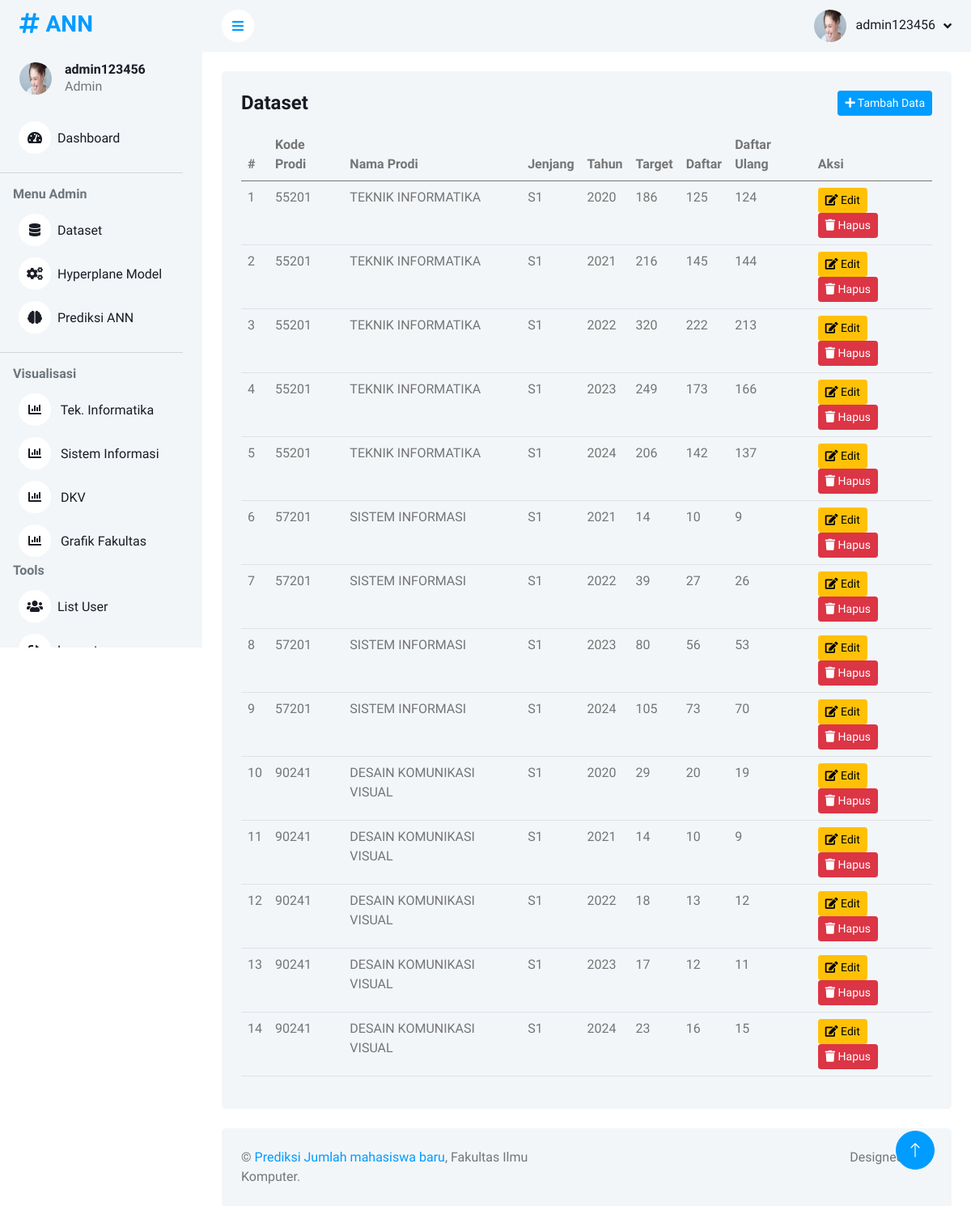
The page /dataset (signed in) on the database its author committed.
### tables this page shows
CREATE TABLE "t_data" (
  "id" integer PRIMARY KEY AUTOINCREMENT,
  "kode_prodi" varchar(10) NOT NULL,
  "nama_prodi" varchar(100) NOT NULL,
  "jenjang" varchar(10) NOT NULL,
  "tahun" year NOT NULL,
  "variabel" json NOT NULL
);

### app/view.py (the view)
        def decorated_function(*args, **kwargs):
            role = get_user_role()
            if role not in allowed_roles:
                flash("Anda tidak memiliki izin untuk mengakses halaman ini!", "danger")
                return redirect(url_for('index'))
            return f(*args, **kwargs)

### app/conf.py (called while the page is built)
def getConnectionDB():
    try:
        conn = sqlite3.connect(DB_PATH, timeout=10)
        return conn
    except Exception as e:
        return f"Kesalahan : {e}"

def get_user_role():
    return session.get('role', 'guest')  # Default ke 'guest' jika belum login

### app/view.py (called while the page is built)
@app.before_request
def check_login():
    allowed_routes = ['signin', 'static']
    if 'username' not in session and request.endpoint not in allowed_routes:
        return redirect(url_for('signin'))

def role_required(allowed_roles):
    def wrapper(f):
        def decorated_function(*args, **kwargs):
            role = get_user_role()
            if role not in allowed_roles:
                flash("Anda tidak memiliki izin untuk mengakses halaman ini!", "danger")
                return redirect(url_for('index'))
            return f(*args, **kwargs)
        decorated_function.__name__ = f.__name__
        return decorated_function
    return wrapper

@app.route('/dataset')
@role_required(['admin'])
def dataset():
    conn = getConnectionDB()
    cursor = conn.cursor()
    cursor.execute("SELECT id, kode_prodi, nama_prodi, jenjang, tahun, variabel FROM t_data ORDER BY kode_prodi, tahun")
    data = cursor.fetchall()
    dataset = []
    for row in data:
        dataset.append({
            'id': row[0],
            'kode_prodi': row[1],
            'nama_prodi': row[2],
            'jenjang': row[3],
            'tahun': row[4],
            'variabel': json.loads(row[5])  # Konversi JSON string ke dict
        })
    conn.close()
    return render_template('dataset.html', dataset=dataset)

### app/templates/dataset.html (shortened to what this page needs)
{% extends 'layouts/layout.html' %}
{% block content %}
<div class="container-fluid pt-4 px-4">
    <div class="row g-4">
        <div class="col-md-12">
            <div class="bg-light rounded h-100 p-4">
                <div class="d-flex justify-content-between align-items-center mb-3">
                    <h4 class="mb-0">Dataset</h4>
                    <a href="{{ url_for('upload_data') }}" class="btn btn-sm btn-primary">
                        <i class="fa fa-plus"></i> Tambah Data
                    </a>
                </div>
                <table class="table table-hover">
                    <thead>
                        <tr>
                            <th>#</th>
                            <th>Kode Prodi</th>
                            <th>Nama Prodi</th>
                            <th>Jenjang</th>
                            <th>Tahun</th>
                            <th>Target</th>
                            <th>Daftar</th>
                            <th>Daftar Ulang</th>
                            <th>Aksi</th>
                        </tr>
                    </thead>
                    <tbody>
                        {% for item in dataset %}
                        <tr>
                            <td>{{ loop.index }}</td>
                            <td>{{ item.kode_prodi }}</td>
                            <td>{{ item.nama_prodi }}</td>
                            <td>{{ item.jenjang }}</td>
                            <td>{{ item.tahun }}</td>
                            <td>{{ item.variabel.target }}</td>
                            <td>{{ item.variabel.daftar }}</td>
                            <td>{{ item.variabel.daftar_ulang }}</td>
                            <td>
                                <a href="{{ url_for('edit_data', data_id=item.id) }}" class="btn btn-warning btn-sm">
                                    <i class="fa fa-edit"></i> Edit
                                </a>
                                <button class="btn btn-danger btn-sm" onclick="confirmDelete({{ item.id }})">
                                    <i class="fa fa-trash"></i> Hapus
                                </button>
                            </td>
                        </tr>
                        {% endfor %}
                    </tbody>
                </table>
            </div>
        </div>
    </div>
</div>
{% endblock %}

### app/templates/layouts/layout.html (shortened to what this page needs)
<!DOCTYPE html>
<html lang="en">
<head>
    <link href="https://cdnjs.cloudflare.com/ajax/libs/font-awesome/5.10.0/css/all.min.css" rel="stylesheet">
    <link href="https://cdn.jsdelivr.net/npm/bootstrap-icons@1.4.1/font/bootstrap-icons.css" rel="stylesheet">
    <link href="{{ url_for('static', filename='lib/owlcarousel/assets/owl.carousel.min.css') }}" rel="stylesheet">
    <link href="{{ url_for('static', filename='lib/tempusdominus/css/tempusdominus-bootstrap-4.min.css') }}" rel="stylesheet" />
    <link href="{{ url_for('static', filename='css/bootstrap.min.css') }}" rel="stylesheet">
    <link href="{{ url_for('static', filename='css/style.css') }}" rel="stylesheet">
    <link rel="stylesheet" href="https://cdn.jsdelivr.net/npm/sweetalert2@11/dist/sweetalert2.min.css">
</head>
<body>
    <div class="container-xxl position-relative bg-white d-flex p-0">
         {% include 'layouts/includes/menu_admin.html' %}
        <div class="content">
            {% include 'layouts/includes/navbar.html' %}
            {% block content %}{% endblock %}
            {% include 'layouts/includes/footer.html' %}
        </div>
        <a href="#" class="btn btn-lg btn-primary btn-lg-square back-to-top"><i class="bi bi-arrow-up"></i></a>
    </div>
</body>
</html>

### app/templates/layouts/includes/menu_admin.html
<div class="sidebar pe-4 pb-3">
    <nav class="navbar bg-light navbar-light">
        <a href="{{ url_for('index') }}" class="navbar-brand mx-4 mb-3">
            <h3 class="text-primary"><i class="fa fa-hashtag me-2"></i>ANN</h3>
        </a>
        <div class="d-flex align-items-center ms-4 mb-4">
            <div class="position-relative">
                {% if session.get('foto') %}
                    <img class="rounded-circle"
                         src="{{ url_for('static', filename='uploads/user/' + session['username'] + '/' + session['foto']) }}"
                         alt="Foto Profil"
                         style="width: 40px; height: 40px;">
                {% else %}
                    <img class="rounded-circle"
                         src="{{ url_for('static', filename='img/user.jpg') }}"
                         alt="Default Profil"
                         style="width: 40px; height: 40px;">
                {% endif %}
            </div>
            <div class="ms-3">
                <h6 class="mb-0">{{ session['username'] }}</h6>
                <span>{{ session['role'].capitalize() }}</span>
            </div>
        </div>
        <div class="navbar-nav w-100">
            <a href="{{ url_for('index') }}" class="nav-item nav-link"><i class="fa fa-tachometer-alt me-2"></i>Dashboard</a>
            {% if session['role'] == 'admin' %}
            <hr>
            <h6 class="text-muted ms-3">Menu Admin</h6>
            <a href="/dataset" class="nav-item nav-link"><i class="fa fa-database me-2"></i>Dataset</a>
            <a href="{{ url_for('hyperplane') }}" class="nav-item nav-link">
                <i class="fa fa-cogs me-2"></i>Hyperplane Model
            </a>
            <a href="{{ url_for('prediksi') }}" class="nav-item nav-link"><i class="fa fa-brain me-2"></i>Prediksi ANN</a>
            {% endif %}
            {% if session['role'] in ['admin', 'pimpinan'] %}
            <hr>
            <h6 class="text-muted ms-3">Visualisasi</h6>
            <a href="{{ url_for('visualisasi_ti') }}" class="nav-item nav-link"><i class="fa fa-chart-bar me-2"></i> Tek. Informatika</a>
            <a href="{{ url_for('visualisasi_si') }}" class="nav-item nav-link"><i class="fa fa-chart-bar me-2"></i> Sistem Informasi</a>
            <a href="{{ url_for('visualisasi_dkv') }}" class="nav-item nav-link"><i class="fa fa-chart-bar me-2"></i> DKV</a>
            <a href="{{ url_for('visualisasi_fakultas') }}" class="nav-item nav-link"><i class="fa fa-chart-bar me-2"></i> Grafik Fakultas</a>
            {% endif %}
            <h6 class="text-muted ms-3">Tools</h6>
            {% if session['role'] in ['admin', 'pimpinan'] %}
            <a href="{{ url_for('list_user') }}" class="nav-item nav-link"><i class="fa fa-users me-2"></i>List User</a>
            {% endif %}
            <a href="{{ url_for('logout') }}" class="nav-item nav-link"><i class="fa fa-sign-out-alt me-2"></i>Logout</a>
        </div>
    </nav>
</div>

### app/templates/layouts/includes/navbar.html (shortened to what this page needs)
<nav class="navbar navbar-expand bg-light navbar-light sticky-top px-4 py-0">
    <a href="#" class="sidebar-toggler flex-shrink-0">
        <i class="fa fa-bars"></i>
    </a>
    <div class="navbar-nav align-items-center ms-auto">
        <div class="nav-item dropdown">
            <a href="#" class="nav-link dropdown-toggle" data-bs-toggle="dropdown">
                {% if session.get('foto') %}
                    <img class="rounded-circle me-lg-2"
                         src="{{ url_for('static', filename='uploads/user/' + session['username'] + '/' + session['foto']) }}"
                         alt="Foto Profil"
                         style="width: 40px; height: 40px;">
                {% else %}
                    <img class="rounded-circle me-lg-2"
                         src="{{ url_for('static', filename='img/user.jpg') }}"
                         alt="Default Profil"
                         style="width: 40px; height: 40px;">
                {% endif %}
                <span class="d-none d-lg-inline-flex">{{ session['username'] }}</span>
            </a>
        </div>
    </div>
</nav>

### app/templates/layouts/includes/footer.html
<div class="container-fluid pt-4 px-4">
    <div class="bg-light rounded-top p-4">
        <div class="row">
            <div class="col-12 col-sm-6 text-center text-sm-start">
                &copy; <a href="#">Prediksi Jumlah mahasiswa baru</a>, Fakultas Ilmu Komputer.
            </div>
            <div class="col-12 col-sm-6 text-center text-sm-end">
                Designed By <a href="#">#</a>
            </div>
        </div>
    </div>
</div>

### app/static/css/style.css (style rules this page uses)
:root { --primary: #009CFF; --light: #F3F6F9; --dark: #191C24; }
.back-to-top { position: fixed; display: none; right: 45px; bottom: 45px; z-index: 99; }
.btn { transition: .5s; }
.btn.btn-primary { color: #FFFFFF; }
.btn-lg-square { width: 48px; height: 48px; }
.btn-square, .btn-sm-square, .btn-lg-square { padding: 0; display: inline-flex; align-items: center; justify-content: center; font-weight: normal; border-radius: 50px; }
.sidebar { position: fixed; top: 0; left: 0; bottom: 0; width: 250px; height: 100vh; overflow-y: auto; background: var(--light); transition: 0.5s; z-index: 999; }
.content { margin-left: 250px; min-height: 100vh; background: #FFFFFF; transition: 0.5s; }
@media (min-width: 992px) { .sidebar { margin-left: 0; } }
@media (min-width: 992px) { .content { width: calc(100% - 250px); } }
.sidebar .navbar .navbar-nav .nav-link { padding: 7px 20px; color: var(--dark); font-weight: 500; border-left: 3px solid var(--light); border-radius: 0 30px 30px 0; outline: none; }
.sidebar .navbar .navbar-nav .nav-link i { width: 40px; height: 40px; display: inline-flex; align-items: center; justify-content: center; background: #FFFFFF; border-radius: 40px; }
.content .navbar .navbar-nav .nav-link { margin-left: 25px; padding: 12px 0; color: var(--dark); outline: none; }
.content .navbar .sidebar-toggler, .content .navbar .navbar-nav .nav-link i { width: 40px; height: 40px; display: inline-flex; align-items: center; justify-content: center; background: #FFFFFF; border-radius: 40px; }
.content .navbar .dropdown-toggle::after { margin-left: 6px; vertical-align: middle; border: none; content: "\f107"; font-family: "Font Awesome 5 Free"; font-weight: 900; transition: .5s; }

### rows shown on the page
t_data: kode_prodi "55201", nama_prodi "TEKNIK INFORMATIKA", jenjang "S1", tahun "2020", variabel.target "186", variabel.daftar "125", variabel.daftar_ulang "124"
t_data: kode_prodi "55201", nama_prodi "TEKNIK INFORMATIKA", jenjang "S1", tahun "2021", variabel.target "216", variabel.daftar "145", variabel.daftar_ulang "144"
t_data: kode_prodi "55201", nama_prodi "TEKNIK INFORMATIKA", jenjang "S1", tahun "2022", variabel.target "320", variabel.daftar "222", variabel.daftar_ulang "213"
t_data: kode_prodi "55201", nama_prodi "TEKNIK INFORMATIKA", jenjang "S1", tahun "2023", variabel.target "249", variabel.daftar "173", variabel.daftar_ulang "166"
t_data: kode_prodi "55201", nama_prodi "TEKNIK INFORMATIKA", jenjang "S1", tahun "2024", variabel.target "206", variabel.daftar "142", variabel.daftar_ulang "137"
t_data: kode_prodi "57201", nama_prodi "SISTEM INFORMASI", jenjang "S1", tahun "2021", variabel.target "14", variabel.daftar "10", variabel.daftar_ulang "9"
t_data: kode_prodi "57201", nama_prodi "SISTEM INFORMASI", jenjang "S1", tahun "2022", variabel.target "39", variabel.daftar "27", variabel.daftar_ulang "26"
t_data: kode_prodi "57201", nama_prodi "SISTEM INFORMASI", jenjang "S1", tahun "2023", variabel.target "80", variabel.daftar "56", variabel.daftar_ulang "53"
t_data: kode_prodi "57201", nama_prodi "SISTEM INFORMASI", jenjang "S1", tahun "2024", variabel.target "105", variabel.daftar "73", variabel.daftar_ulang "70"
t_data: kode_prodi "90241", nama_prodi "DESAIN KOMUNIKASI VISUAL", jenjang "S1", tahun "2020", variabel.target "29", variabel.daftar "20", variabel.daftar_ulang "19"
t_data: kode_prodi "90241", nama_prodi "DESAIN KOMUNIKASI VISUAL", jenjang "S1", tahun "2021", variabel.target "14", variabel.daftar "10", variabel.daftar_ulang "9"
t_data: kode_prodi "90241", nama_prodi "DESAIN KOMUNIKASI VISUAL", jenjang "S1", tahun "2022", variabel.target "18", variabel.daftar "13", variabel.daftar_ulang "12"
t_data: kode_prodi "90241", nama_prodi "DESAIN KOMUNIKASI VISUAL", jenjang "S1", tahun "2023", variabel.target "17", variabel.daftar "12", variabel.daftar_ulang "11"
t_data: kode_prodi "90241", nama_prodi "DESAIN KOMUNIKASI VISUAL", jenjang "S1", tahun "2024", variabel.target "23", variabel.daftar "16", variabel.daftar_ulang "15"

### other values the page prints
{{ session['username'] }} "admin123456"
{{ session['role'].capitalize() }} "Admin"
